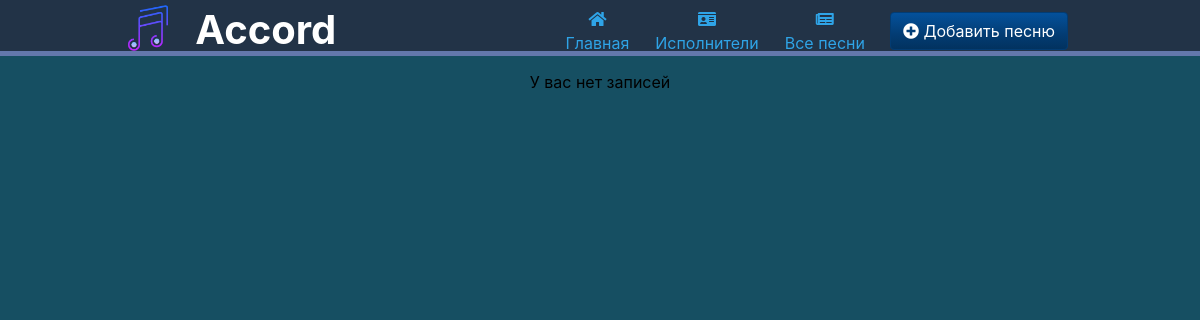
/, run on an earlier commit of the app's database.
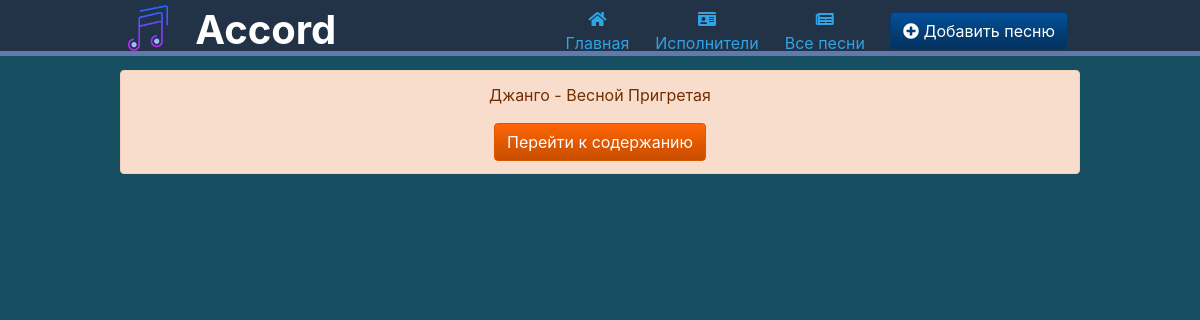
And on a later commit of the database.
### main/models.py (models this page shows, shortened)
class Accord(models.Model):
    artist = models.CharField("Исполнитель", max_length=50)
    song_title = models.CharField("Название произведения", max_length=150)
    song_text = models.TextField("Аккорды и текст")
    сhords_used =models.CharField("Используемые аккорды", max_length=250)
    link_to_the_video = models.CharField("Ссылка на видео", max_length=250)
    class Meta:
        verbose_name = "Подбор аккордов"
        verbose_name_plural = "Подборы аккордов"

### main/views.py (the view)
# urls.py: path('', views.index, name='home'),
def index(request):
    song = Accord.objects.all()
    return render(request, "main/index.html", {'song': song, "title": "Accord"})

### main/templates/main/index.html (shortened to what this page needs)
{%extends 'main/layout.html'%}
{%load static%}
{% block content %}
    <div class='container'>
        {% if song %}
            {% for el in song %}
                <div class="alert alert-warning">
                    <p>
                        <span>{{ el.artist }}</span> - <span>{{ el.song_title }}</span>
                    </p>
                    <a href="{% url 'song' el.id %}" class="btn btn-warning">Перейти к содержанию</a>
                </div>
            {% endfor %}
            {% else %}
                <p>У вас нет записей</p>
        {% endif %}
    </div>
{% endblock %}

What changed in the data, as far as the page shows it:
added Accord: artist "Джанго", song_title "Весной Пригретая"
Also different on the page:
text no longer shown: "У вас нет записей"
